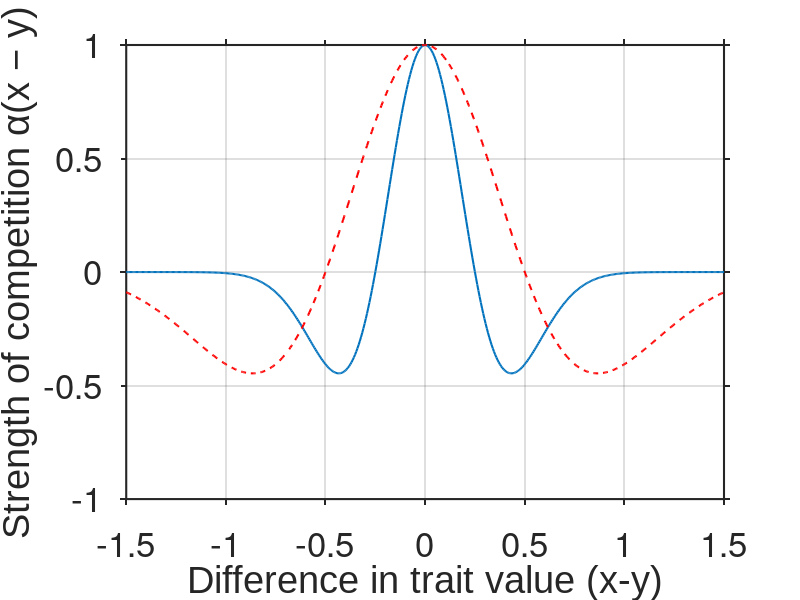

This chart was generated by the following MATLAB code: (Note: this script raises an error after producing the figure.)
%%Alice Henman%%
%%Evolutionary Branching in Models for Symmetric and Asymmetric
%%Competition%%

%%Default graphing layout from Dennis
set(0,'defaultTextFontName', 'Arial');
set(0,'defaultaxesfontsize', 25); % 25 for 1X3, 20 for 1X2 figures
%set(0,'defaultLegendInterpreter','latex');
set(0,'defaultAxesTickLabelInterpreter','none');
set(0,'defaulttextinterpreter','none');
set(0,'defaultAxesXGrid','off');
set(0,'defaultAxesYGrid','off');
set(0,'defaultAxesTickDir','out');
set(0,'defaultAxesLineWidth',1.5);

%% (Mexican hat) Wavelet Competition function

% z represents x-y
z=linspace(-1.5,1.5,500);

%parameters
sigma = 0.25; %0.5;%width
sigma0 = 0.5;
beta0 = 0;   %symmetrical
beta1 = 1.5; %asymmetric

function alpha=alpha(x,y,sigma,beta)
    alpha = exp(sigma.^2.*beta.^2/2).* ...
(1.-((x-y+sigma.^2.*beta)./sigma).^2).*exp(-(x-y+sigma.^2.*beta).^2./(2*sigma^2));
end
%The beta parameter can add asymmetry to the competition
%but I'm just keeping it as beta=0 for now

%z=x-y
figure;
%Plots of competition for 2 different widths
plot(z,alpha(z,0,sigma,beta0),'DisplayName', sprintf('σ_α = %.2f',sigma), ...
    "LineWidth",1.5);
hold on;
plot(z,alpha(z,0,sigma0,beta0),'r--','DisplayName', sprintf('σ_α = %.2f',sigma0), ...
    "LineWidth",1.5);
xlabel('Difference in trait value (x-y)');
ylabel('Strength of competition α(x − y)');
grid on;
ax=gca;
ax.FontSize = 20;
legend(FontSize=20);
legend('boxoff');

%% Double Gaussian Carrying capacity K(x)
function Gauss=G(sigma,x0,x)
    Gauss = exp(-(x-x0).^2./(2*sigma^2));
end

function K=K(C1,C2,sigma1,sigma2,x0,x)
    K = C1*G(sigma1,x0,x)-C2*G(sigma2,x0,x);
end

%Parameters
C1 = 2.5;
C2 = 2;
sigma1 = 0.3;%0.5;%
sigma2 = 0.15;%0.35;%
x0 = 1.5;

x=linspace(0,3,500);

figure;
plot(x,K(C1,C2,sigma1,sigma2,x0,x),'r--',"LineWidth",1.5);
hold on;
xlabel('Trait value x');
ylabel('Carrying Capacity, K(x)');
grid on;
ax=gca;
ax.FontSize = 20;
legend("boxoff");

%% The Mathssss (The PIP)

%Parameters
r=rand+0.001; %growth rate
%stable strategies
x2=x0+sqrt(2*sigma1^2*sigma2^2*log(C1*sigma2^2/(C2*sigma1^2))/(sigma2^2-sigma1^2));
x3=x0-sqrt(2*sigma1^2*sigma2^2*log(C1*sigma2^2/(C2*sigma1^2))/(sigma2^2-sigma1^2));

h1=plot(x0*ones(1,2),[0,1.5],'k-');
h2=plot(x2*ones(1,2),[0,1.5],'r-.');
h3=plot(x3*ones(1,2),[0,1.5],'b--');
legend([h1,h2,h3], {sprintf('x_0 = %.2f', x0) sprintf('x_0+x_1 = %.2f', x2) sprintf('x_0-x_1 = %.2f', x3)});

%Invasion fitness
f = @(x,y) r*(1-alpha(y,x,sigma,beta0).*K(C1,C2,sigma1,sigma2,x0,x) ...
    ./K(C1,C2,sigma1,sigma2,x0,y));

y = linspace(0.5,2.5,500);
[x,y] = meshgrid(y, y);
F = f(x,y);

figure
hold on
% PIP
contourf(x,y,F>0,1,'LineStyle','none')
contour(x,y,F,[0 0],'k','LineWidth',2) %black line for f=0
colormap([1 1 1; 0.6 0.9 0.3]); %green for f>0 white for f<0
xlabel('$\textsf{Resident trait value}$ ($x$)','Interpreter','latex','FontSize',17);
ylabel('$\textsf{Mutant trait value}$ ($y$)','Interpreter','latex','FontSize',17);
title(['PIP for σ_{α} = ',num2str(sigma)],'Interpreter','tex');

h1=plot(x0*ones(1,2),[0.5,y(end)],'k-');
h2=plot(x2*ones(1,2),[0.5,y(end)],'r-.');
h3=plot(x3*ones(1,2),[0.5,y(end)],'b--');

legend(Location="northwest");
legend([h1,h2,h3], {sprintf('x_0 = %.2f', x0) sprintf('x_0+x_1 = %.2f', x2) sprintf('x_0-x_1 = %.2f', x3)});
axis equal
box on

%% Colour plot to show that the conditions for branching are satisfied
figure;
z=linspace(0.001,1,1000); %range of sigmak1 and k2
[sk1,sk2] = meshgrid(z,z);
C=C1/C2; %ratio of C1/C2>1
h = @(x,y) 3*(y.^2-x.^2)./(2.*log(C*y.^2./x.^2));
H=h(sk1,sk2); %values of the RHS of branching condition
[h,w]=size(H);
for i = 2:h
    for j = 1:i
        if i>=j
            H(i,j)=-3;%makes sure all values with sigmak1<k2 are undefined
        end
    end
end
hlims=[-3 3]; %stops large values drowning out small variations close to 0
imagesc(z,z,H,hlims);
hold on;
cmap = [abyss;autumn];%makes difference between positive and negative obvious
colormap(cmap); 
colorbar;
%Marks all negatives as undefined, makes it obvious that values of "3"
%could be bigger
colorbar('Ticks',[-1.5,0,0.5,1,1.5,2,2.5,3],...
         'TickLabels',{'undefined','0','0.5','1','1.5','2','2.5','3+'})
xlabel("\sigma_{k1}",'Interpreter','tex');
ylabel("\sigma_{k2}",'Interpreter','tex');
set(gca,'YDir','normal'); %makes axis look normal
% title('C* colour plot on \sigma_{k1},\sigma_{k2} axis','Interpreter','tex');

%% Example PIP to show branching conditions
Y = linspace(1,1.48,500);
X = linspace(1,2*x3-1,500);
%Y = linspace(x3-0.1,x3+0.1,500);
[x,y] = meshgrid(Y, Y);
F = f(x,y);

a=x3-0.05;
b=x3+0.05;

figure
hold on

contourf(x,y,F>0,1,'LineStyle','none')
contour(x,y,F,[0 0],'k','LineWidth',2) %black line for f=0
colormap([1 1 1; 0.6 0.9 0.3]); %green for f>0 white for f<0
xlabel('$\textsf{Resident trait value}$ ($x$)','Interpreter','latex','FontSize',25);
ylabel('$\textsf{Mutant trait value}$ ($y$)','Interpreter','latex','FontSize',25);
%title(['PIP for σ_{α} = ',num2str(sigma)],'Interpreter','tex');

h1=plot(x3*ones(1,2),[x(1),y(end)],'m-');
h2=plot((b)*ones(1,2),[x(1),a],'b:');
h3=plot((a)*ones(1,2),[x(1),b],'r-.');
h4=plot([x(1),a],(b)*ones(1,2),'b:');
h5=plot([x(1),b],(a)*ones(1,2),'r-.');
h6=plot(X,2*x3-X,'--',LineWidth=3);

plot(b,a,'k.','MarkerSize',25);
plot(a,b,'k.','MarkerSize',25);
text(b,a,"f_{b}(a)>0",'Interpreter','tex','FontSize',25,'VerticalAlignment','bottom');
text(a,b,"f_{a}(b)>0",'Interpreter','tex','FontSize',25,'HorizontalAlignment','right','VerticalAlignment','top');

%legend(Location="northwest");
legend([h1,h6], {sprintf('x^*') sprintf("y=2x^*-x")},'Interpreter','tex');
axis equal
set(gca,'XTick',[a,x3,b], 'YTick', [a,b]);
set(gca,'XTickLabel',["a","x*","b"], 'YTickLabel', ["a","b"]);
box on
